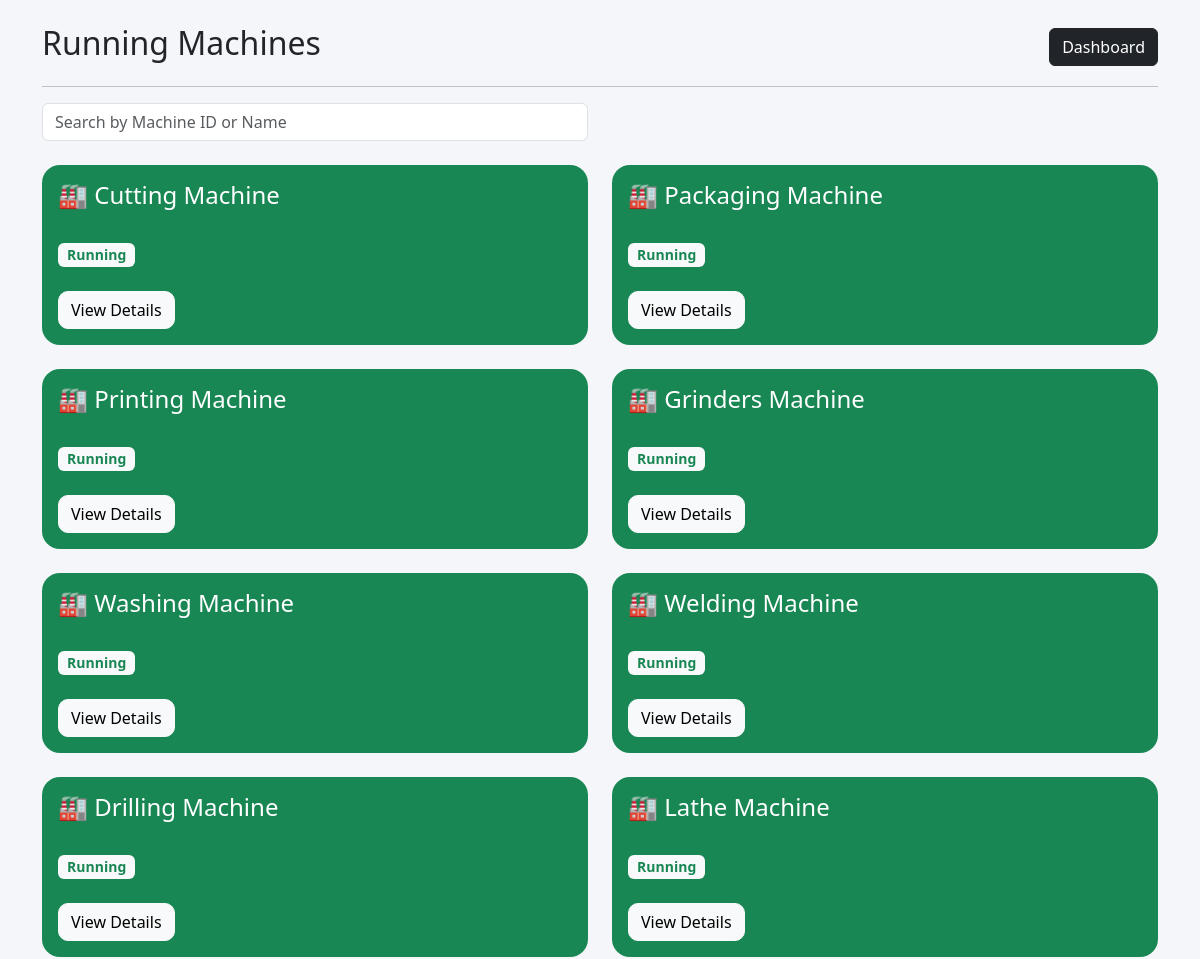
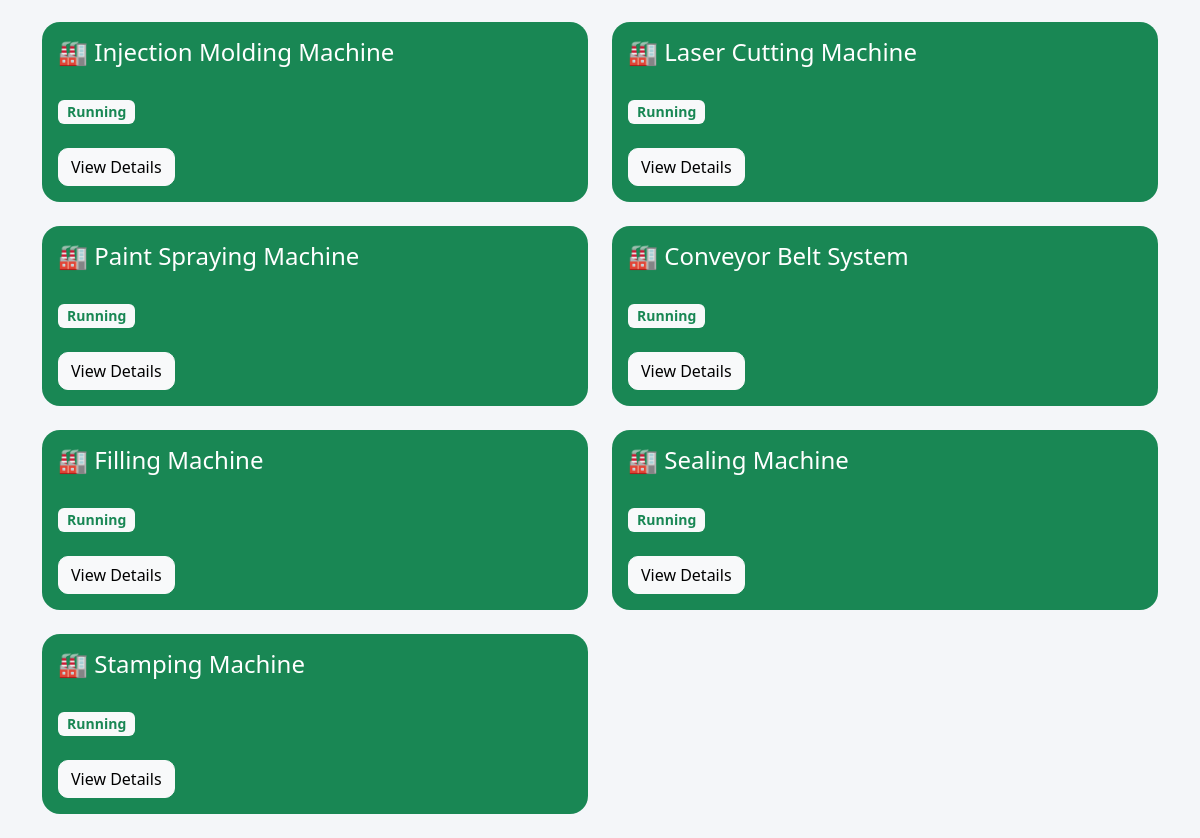
The app's page /running/ with its own data (2 pictures, top to bottom).
### factory/models.py (models this page shows, shortened)
class Machine(models.Model):
    MACHINE_STATUS = [
        ('Running', 'Running'),
        ('Stopped', 'Stopped'),
        ('Maintenance', 'Maintenance'),
    ]
    name = models.CharField(max_length=100)
    status = models.CharField(
        max_length=20,
        choices=MACHINE_STATUS,
        default='Running'
    )
    production_rate = models.IntegerField(
        help_text="Items produced per hour"
    )
    working_hours = models.IntegerField()
    temperature = models.FloatField(
        default=0.0,
        help_text="Current machine temperature in °C"
    )
    machine_health = models.FloatField(
        default=100.0,
        help_text="Machine health score from 0 to 100"
    )
    target_production = models.IntegerField(
        default=0,
        help_text="Target number of items to be produced"
    )
    def total_production(self):
        return self.production_rate * self.working_hours
    def efficiency(self):
        if self.target_production == 0:
            return 0
        return round(
            (self.total_production() / self.target_production) * 100,
            2
        )

### factory/views.py (the view)
def running_machines(request):
    context = get_dashboard_context(
        Machine.objects.filter(
            status='Running'
        )
    )
    context["page_title"] = "Running Machines"
    return render(
        request,
        "factory/all_machines.html",
        context
    )

### factory/templates/factory/all_machines.html (shortened to what this page needs)
<!DOCTYPE html>
<html>
<head>
    <link href="https://cdn.jsdelivr.net/npm/bootstrap@5.3.3/dist/css/bootstrap.min.css"
          rel="stylesheet">
</head>
<body>
<div class="container mt-4">
    <div class="d-flex justify-content-between align-items-center">
        <h2>
            {{ page_title }}
        </h2>
        <a href="/dashboard/"
           class="btn btn-dark">
            Dashboard
        </a>
    </div>
    <hr>
    <div class="row mb-4">
        <div class="col-md-6">
            <input
                type="text"
                id="machineSearch"
                class="form-control"
                placeholder="Search by Machine ID or Name">
        </div>
    </div>
    <div class="row">
        {% for machine in machines %}
        <div class="col-md-6 mb-4 machine-item"
             data-id="{{ machine.id }}"
             data-name="{{ machine.name|lower }}">
            <div class="card machine-card
                {% if machine.status == 'Running' %}
                    running
                {% elif machine.status == 'Stopped' %}
                    stopped
                {% else %}
                    maintenance
                {% endif %}
            ">
                <div class="card-body">
                    <h4>
                        🏭 {{ machine.name }}
                    </h4>
                    <br>
                    {% if machine.status == 'Running' %}
                        <span class="badge bg-light text-success status-badge">
                            Running
                        </span>
                    {% elif machine.status == 'Stopped' %}
                        <span class="badge bg-light text-danger status-badge">
                            Stopped
                        </span>
                    {% else %}
                        <span class="badge bg-light text-dark status-badge">
                            Maintenance
                        </span>
                    {% endif %}
                    <br><br>
                    <button
                        class="btn btn-light detail-btn"
                        data-bs-toggle="modal"
                        data-bs-target="#machine{{ machine.id }}">
                        View Details
                    </button>
                </div>
            </div>
        </div>
        {% endfor %}
    </div>
</div>
</body>
</html>

### factory/templates/factory/all_machines.html (style rules this page uses)
body { background:#f4f6f9; }
.machine-card { border:none; border-radius:18px; transition:0.3s; color:white; min-height:180px; }
.running { background:#198754; }
.status-badge { font-size:14px; }
.detail-btn { border-radius:10px; }

### records on screen
Machine: name "Cutting Machine", status "Running"
Machine: name "Packaging Machine", status "Running"
Machine: name "Printing Machine", status "Running"
Machine: name "Grinders Machine", status "Running"
Machine: name "Washing Machine", status "Running"
Machine: name "Welding Machine", status "Running"
Machine: name "Drilling Machine", status "Running"
Machine: name "Lathe Machine", status "Running"
Machine: name "Injection Molding Machine", status "Running"
Machine: name "Laser Cutting Machine", status "Running"
Machine: name "Paint Spraying Machine", status "Running"
Machine: name "Conveyor Belt System", status "Running"
Machine: name "Filling Machine", status "Running"
Machine: name "Sealing Machine", status "Running"
Machine: name "Stamping Machine", status "Running"

### other values on screen
{{ page_title }} "Running Machines"
